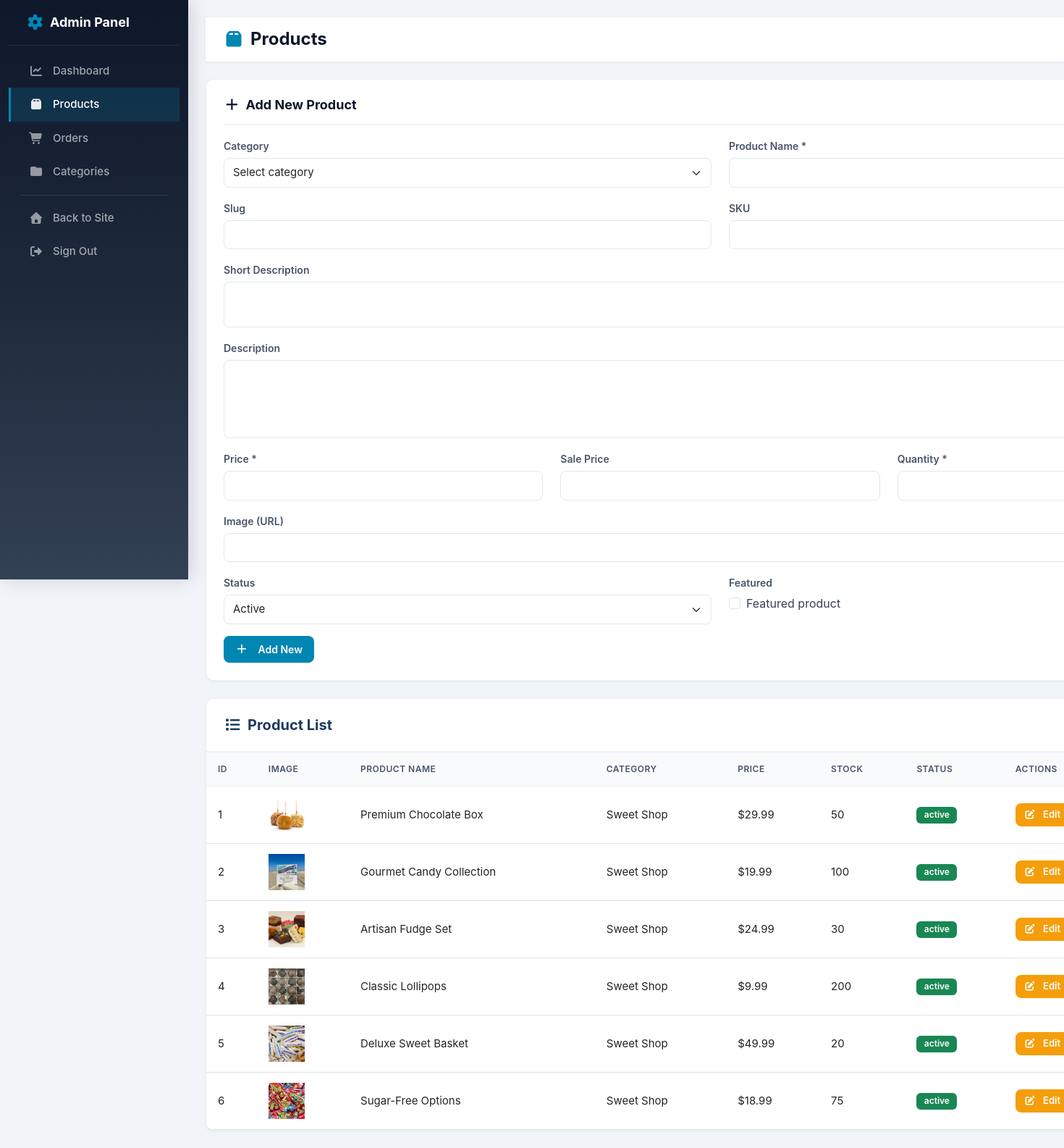
/admin/products.php (signed in), run on the app's committed database.
### tables this page shows
CREATE TABLE IF NOT EXISTS `products` (
  `product_id` INT(11) NOT NULL AUTO_INCREMENT,
  `category_id` INT(11) DEFAULT NULL,
  `product_name` VARCHAR(200) NOT NULL,
  `slug` VARCHAR(200) NOT NULL UNIQUE,
  `description` TEXT DEFAULT NULL,
  `short_description` VARCHAR(500) DEFAULT NULL,
  `price` DECIMAL(10,2) NOT NULL DEFAULT 0.00,
  `sale_price` DECIMAL(10,2) DEFAULT NULL COMMENT 'Giá khuyến mãi',
  `stock_quantity` INT(11) DEFAULT 0,
  `sku` VARCHAR(50) DEFAULT NULL UNIQUE COMMENT 'Stock Keeping Unit',
  `image` VARCHAR(255) DEFAULT NULL COMMENT 'Ảnh chính',
  `gallery` TEXT DEFAULT NULL COMMENT 'JSON array of image paths',
  `status` ENUM('active', 'inactive', 'out_of_stock') DEFAULT 'active',
  `featured` TINYINT(1) DEFAULT 0 COMMENT 'Sản phẩm nổi bật',
  `display_order` INT(11) DEFAULT 0,
  `created_at` TIMESTAMP DEFAULT CURRENT_TIMESTAMP,
  `updated_at` TIMESTAMP DEFAULT CURRENT_TIMESTAMP ON UPDATE CURRENT_TIMESTAMP,
  PRIMARY KEY (`product_id`),
  FOREIGN KEY (`category_id`) REFERENCES `categories`(`category_id`) ON DELETE SET NULL ON UPDATE CASCADE,
  INDEX `idx_category` (`category_id`),
  INDEX `idx_slug` (`slug`),
  INDEX `idx_status` (`status`),
  INDEX `idx_featured` (`featured`),
  INDEX `idx_price` (`price`)
);

CREATE TABLE IF NOT EXISTS `categories` (
  `category_id` INT(11) NOT NULL AUTO_INCREMENT,
  `category_name` VARCHAR(100) NOT NULL,
  `slug` VARCHAR(100) NOT NULL UNIQUE,
  `description` TEXT DEFAULT NULL,
  `image` VARCHAR(255) DEFAULT NULL,
  `display_order` INT(11) DEFAULT 0,
  `status` ENUM('active', 'inactive') DEFAULT 'active',
  `created_at` TIMESTAMP DEFAULT CURRENT_TIMESTAMP,
  `updated_at` TIMESTAMP DEFAULT CURRENT_TIMESTAMP ON UPDATE CURRENT_TIMESTAMP,
  PRIMARY KEY (`category_id`),
  INDEX `idx_slug` (`slug`),
  INDEX `idx_status` (`status`)
);

### includes/functions.php (called while the page is built, shortened)
<?php
function formatCurrency($amount) {
    return '$' . number_format($amount, 2);
}
?>

### admin/products.php (the view, shortened to what this page needs)
<?php
require_once '../includes/functions.php';
$conn = getDBConnection();
$products = [];
$result = $conn->query("SELECT p.*, c.category_name FROM products p LEFT JOIN categories c ON p.category_id = c.category_id ORDER BY p.created_at DESC");
while ($row = $result->fetch_assoc()) {
    $products[] = $row;
}
$edit_product = null;
?>
<!DOCTYPE html>
<html lang="en">
<head>
    <link href="https://cdn.jsdelivr.net/npm/bootstrap@5.3.0/dist/css/bootstrap.min.css" rel="stylesheet">
    <link rel="stylesheet" href="https://cdnjs.cloudflare.com/ajax/libs/font-awesome/7.0.1/css/all.min.css">
    <link rel="stylesheet" href="../css/variables.css">
    <link rel="stylesheet" href="../css/admin.css">
</head>
<body class="admin-page">
    <div class="container-fluid">
        <div class="row">
            <?php include 'includes/sidebar.php'; ?>
            <div class="admin-content">
                <div class="admin-header">
                    <h2><i class="fa-solid fa-box"></i> Products</h2>
                </div>
                <div class="admin-form-card mb-4">
                    <div class="card-header">
                        <h5><i class="fa-solid fa-<?php echo $edit_product ? 'edit' : 'plus'; ?> me-2"></i><?php echo $edit_product ? 'Edit Product' : 'Add New Product'; ?></h5>
                    </div>
                    <div>
                        <form method="POST">
                            <div class="row">
                                <div class="col-md-6 mb-3">
                                    <label class="form-label">Category</label>
                                    <select class="form-select" name="category_id" required>
                                        <option value="">Select category</option>
                                    </select>
                                </div>
                                <div class="col-md-6 mb-3">
                                    <label class="form-label">Product Name *</label>
                                    <input type="text" class="form-control" name="product_name" value="<?php echo $edit_product ? htmlspecialchars($edit_product['product_name']) : ''; ?>" required>
                                </div>
                            </div>
                            <div class="row">
                                <div class="col-md-6 mb-3">
                                    <label class="form-label">Slug</label>
                                    <input type="text" class="form-control" name="slug" value="<?php echo $edit_product ? htmlspecialchars($edit_product['slug']) : ''; ?>">
                                </div>
                                <div class="col-md-6 mb-3">
                                    <label class="form-label">SKU</label>
                                    <input type="text" class="form-control" name="sku" value="<?php echo $edit_product ? htmlspecialchars($edit_product['sku']) : ''; ?>">
                                </div>
                            </div>
                            <div class="mb-3">
                                <label class="form-label">Short Description</label>
                                <textarea class="form-control" name="short_description" rows="2"><?php echo $edit_product ? htmlspecialchars($edit_product['short_description']) : ''; ?></textarea>
                            </div>
                            <div class="mb-3">
                                <label class="form-label">Description</label>
                                <textarea class="form-control" name="description" rows="4"><?php echo $edit_product ? htmlspecialchars($edit_product['description']) : ''; ?></textarea>
                            </div>
                            <div class="row">
                                <div class="col-md-4 mb-3">
                                    <label class="form-label">Price *</label>
                                    <input type="number" step="0.01" class="form-control" name="price" value="<?php echo $edit_product ? $edit_product['price'] : ''; ?>" required>
                                </div>
                                <div class="col-md-4 mb-3">
                                    <label class="form-label">Sale Price</label>
                                    <input type="number" step="0.01" class="form-control" name="sale_price" value="<?php echo $edit_product ? $edit_product['sale_price'] : ''; ?>">
                                </div>
                                <div class="col-md-4 mb-3">
                                    <label class="form-label">Quantity *</label>
                                    <input type="number" class="form-control" name="stock_quantity" value="<?php echo $edit_product ? $edit_product['stock_quantity'] : ''; ?>" required>
                                </div>
                            </div>
                            <div class="mb-3">
                                <label class="form-label">Image (URL)</label>
                                <input type="text" class="form-control" name="image" value="<?php echo $edit_product ? htmlspecialchars($edit_product['image']) : ''; ?>">
                            </div>
                            <div class="row">
                                <div class="col-md-6 mb-3">
                                    <label class="form-label">Status</label>
                                    <select class="form-select" name="status">
                                        <option value="active" <?php echo ($edit_product && $edit_product['status'] == 'active') ? 'selected' : ''; ?>>Active</option>
                                    </select>
                                </div>
                                <div class="col-md-6 mb-3">
                                    <label class="form-label">Featured</label>
                                    <div class="form-check">
                                        <input class="form-check-input" type="checkbox" name="featured" value="1" <?php echo ($edit_product && $edit_product['featured']) ? 'checked' : ''; ?>>
                                        <label class="form-check-label">Featured product</label>
                                    </div>
                                </div>
                            </div>
                                <button type="submit" name="<?php echo $edit_product ? 'update_product' : 'add_product'; ?>" class="admin-btn admin-btn-primary">
                                    <i class="fa-solid fa-<?php echo $edit_product ? 'save' : 'plus'; ?> me-2"></i><?php echo $edit_product ? 'Update' : 'Add New'; ?>
                                </button>
                        </form>
                    </div>
                </div>
                <div class="admin-table">
                    <div class="card-header" style="padding: 1.5rem; background: white; border-bottom: 2px solid #f0f0f0;">
                        <h5 style="margin: 0; font-weight: 700; color: #1e3a5f;">
                            <i class="fa-solid fa-list me-2"></i>Product List
                        </h5>
                    </div>
                    <div class="table-responsive">
                        <table class="table">
                                <thead>
                                    <tr>
                                        <th>ID</th>
                                        <th>Image</th>
                                        <th>Product Name</th>
                                        <th>Category</th>
                                        <th>Price</th>
                                        <th>Stock</th>
                                        <th>Status</th>
                                        <th>Actions</th>
                                    </tr>
                                </thead>
                                <tbody>
                                    <?php foreach ($products as $product): ?>
                                        <tr>
                                            <td><?php echo $product['product_id']; ?></td>
                                            <td>
                                                <?php if ($product['image']): ?>
                                                    <img src="../<?php echo htmlspecialchars($product['image']); ?>" alt="" style="width: 50px; height: 50px; object-fit: cover;">
                                                <?php endif; ?>
                                            </td>
                                            <td><?php echo htmlspecialchars($product['product_name']); ?></td>
                                            <td><?php echo htmlspecialchars($product['category_name'] ?? '-'); ?></td>
                                            <td><?php echo formatCurrency($product['price']); ?></td>
                                            <td><?php echo $product['stock_quantity']; ?></td>
                                            <td>
                                                <span class="badge bg-<?php echo $product['status'] == 'active' ? 'success' : 'secondary'; ?>">
                                                    <?php echo $product['status']; ?>
                                                </span>
                                            </td>
                                            <td>
                                                <a href="?edit=<?php echo $product['product_id']; ?>" class="admin-btn admin-btn-warning admin-btn-sm">
                                                    <i class="fa-solid fa-edit me-1"></i>Edit
                                                </a>
                                            </td>
                                        </tr>
                                    <?php endforeach; ?>
                                </tbody>
                            </table>
                        </div>
                    </div>
                </div>
            </div>
        </div>
</body>
</html>

### data on the page
products: product_id "1", image (picture), product_name "Premium Chocolate Box", category.category_name "Sweet Shop", price "$29.99", stock_quantity "50", status "active"
products: product_id "2", image (picture), product_name "Gourmet Candy Collection", category.category_name "Sweet Shop", price "$19.99", stock_quantity "100", status "active"
products: product_id "3", image (picture), product_name "Artisan Fudge Set", category.category_name "Sweet Shop", price "$24.99", stock_quantity "30", status "active"
products: product_id "4", image (picture), product_name "Classic Lollipops", category.category_name "Sweet Shop", price "$9.99", stock_quantity "200", status "active"
products: product_id "5", image (picture), product_name "Deluxe Sweet Basket", category.category_name "Sweet Shop", price "$49.99", stock_quantity "20", status "active"
products: product_id "6", image (picture), product_name "Sugar-Free Options", category.category_name "Sweet Shop", price "$18.99", stock_quantity "75", status "active"
